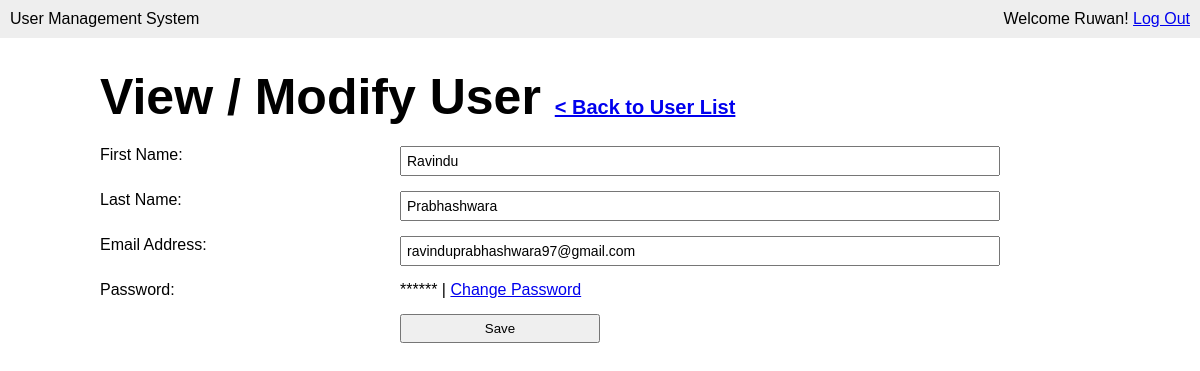
The app's page /modify-user.php?user_id=12 (signed in) with its own data.
### tables this page shows
CREATE TABLE `user` (
  `id` int(11) NOT NULL,
  `first_name` varchar(50) NOT NULL,
  `last_name` varchar(100) NOT NULL,
  `email` varchar(100) NOT NULL,
  `password` varchar(40) NOT NULL,
  `last_login` datetime NOT NULL,
  `is_deleted` tinyint(1) NOT NULL
);

### modify-user.php (the view, shortened to what this page needs)
<?php require_once('inc/connection.php'); ?>
<?php
$user_id = '';
$first_name = '';
$last_name = '';
$email = '';
if (isset($_GET['user_id'])) {
    $user_id = mysqli_real_escape_string($connection, $_GET['user_id']);
    $query = "SELECT * FROM user WHERE id = {$user_id} LIMIT 1";
    $result_set = mysqli_query($connection, $query);
    if ($result_set) {
        if (mysqli_num_rows($result_set) == 1) {
            $result = mysqli_fetch_assoc($result_set);
            $first_name = $result['first_name'];
            $last_name = $result['last_name'];
            $email = $result['email'];
        } else {
            header('Location: users.php?err=user_not_found');
        }
    } else {
        header('Location: users.php?err=query_failed');
    }
}
?>
<!DOCTYPE html>
<html lang="en">
<head>
    <link rel="stylesheet" href="css/main.css">
</head>
<body>
    <header>
        <div class="appname">User Management System</div>
        <div class="loggedin">Welcome <?php echo $_SESSION['first_name'] ?>! <a href="logout.php">Log Out</a></div>
    </header>
    <main>
        <h1>View / Modify User <span><a href="users.php">
                    < Back to User List</a></span></h1>
        <form action="modify-user.php" class="userform" method="post">
            <p>
                <label for="">First Name:</label>
                <input type="text" name="first_name" <?php echo 'value="' . $first_name . '"'; ?>>
            </p>
            <p>
                <label for="">Last Name:</label>
                <input type="text" name="last_name" <?php echo 'value="' . $last_name . '"'; ?>>
            </p>
            <p>
                <label for="">Email Address:</label>
                <input type="text" name="email" <?php echo 'value="' . $email . '"'; ?>>
            </p>
            <p>
                <label for="">Password:</label>
                <span>******</span> | <a href="change-password.php?user_id=<?php echo $user_id; ?>">Change Password</a>
            </p>
            <p>
                <label for="">&nbsp;</label>
                <button type="submit" name="submit">Save</button>
            </p>
        </form>
    </main>
</body>
</html>

### css/main.css (style rules this page uses)
* { margin: 0; }
body { font-family: Arial, "Helvetica Neue", Helvetica, sans-serif; font-size: 16px; }
p { margin-bottom: 15px; }
input { display: block; width: 100%; padding: 5px; box-sizing: border-box; font-size: 14px; }
button { width: 100%; padding: 5px; box-sizing: border-box; }
header { background-color: #eee; overflow: auto; padding: 10px; }
header .appname { float: left; }
header .loggedin { float: right; }
main { width: 1000px; margin: 30px auto; }
main h1 { margin-bottom: 20px; font-size: 50px; }
main h1 span { font-size: 20px; }
form.userform label { width: 30%; float: left; }
form.userform input { width: 60%; }
form.userform button { width: 200px; }

### records on screen
user: first_name "Ravindu", last_name "Prabhashwara", email "ravinduprabhashwara97@gmail.com"

### other values on screen
$_SESSION['first_name'] "Ruwan"
